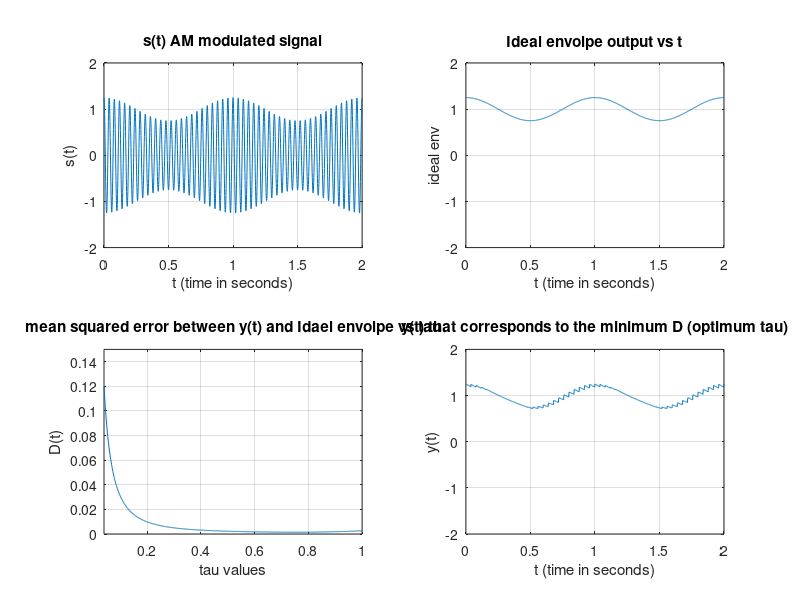

Source code (MATLAB):
mu= 0.25;
Ac= 1;
fc= 25;
fm= 1;
t= 0:0.001:2;

m = cos(2*pi*fm*t);     % m(t) message signal
c = cos(2*pi*fc*t);     % c(t) carrier signal
s = Ac*(1+(mu*m)).*c;   % s(t) AM modulated signal
ideal_env = abs(Ac*(1+(mu*m)));     % ideal envelope detector output signal

max_tau =1/fm;           
min_tau = 1/fc;          
tau = min_tau:0.001:max_tau;

tlength =length(t);         %time lentgh
taulength =length(tau);     %tau lentgh

D(1,1) = 0;     %mean squared error between ideal env and ?(?)
for i=1 :taulength   
    y(1,1)=s(1,1);      %envelope detector output signal for tau(i)
    T0(1,1) =1;         %the time value just before the diode turns off
    V0 = s(1,1);        %the value of s(t) just before the diode turns off
    for n=1: tlength-1
        if y(1,n) < s(1,n+1)    %diode is on
            y(1,n+1)= s(1,n+1);
            T0 = n;
            V0 = s(1,n+1);
        else                    %diode is off
            y(1,n+1)= V0*exp( -(t(1,n)- t(1,T0)) /tau(1,i));
        end
    end
    D(1,i)= sum((y - ideal_env).^2) / tlength;
end

[~,optimum_tau] = min(D);   %the optimum value of the tau that minimizes D
fprintf("optimum value of tau = %0.4f \n",tau(1,optimum_tau));

 y(1,1)=s(1,1);     %envelope detector output signal for optimum tau
 T0(1,1) =1;
 V0 = s(1,1);
 for n=1: tlength-1
    if y(1,n) < s(1,n+1)
        y(1,n+1)= s(1,n+1);
        T0 = n;
        V0= s(1,n+1);
    else
        y(1,n+1)=V0*exp(-(t(1,n)- t(1,T0))/tau(1,optimum_tau));
    end
 end

 %Plots
subplot(2,2,1);
plot(t,s)
axis([0 2 -2 2]);
title("s(t) AM modulated signal");
xlabel("t (time in seconds)");
ylabel("s(t)");
grid on;

subplot(2,2,2);
plot(t,ideal_env)
axis([0 2 -2 2]);
title("Ideal envolpe output vs t");
xlabel("t (time in seconds)");
ylabel("ideal env");
grid on;

subplot(2,2,3); 
plot(tau,D)
title("mean squared error between y(t) and Idael envolpe vs tau");
axis([0.04 1 0 0.15]);
xlabel("tau values");
ylabel("D(t)");
grid on;

subplot(2,2,4); 
plot(t,y)
axis([0 2 -2 2]);
title("y(t) that corresponds to the minimum D (optimum tau)");
xlabel("t (time in seconds)");
ylabel("y(t)");
grid on;

